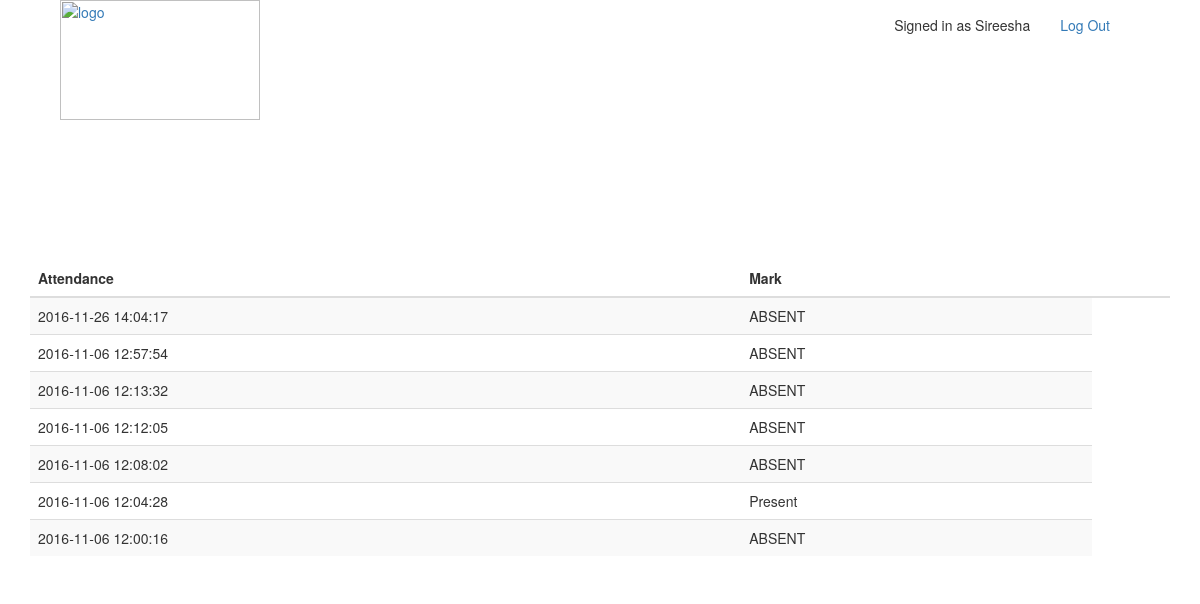
Screenshot of /version2/stuatt1.php?cid=13&fid=1 (signed in) with the database file from the repository.
### tables this page shows
CREATE TABLE IF NOT EXISTS `attendance` (
  `sid` int(11) NOT NULL,
  `cid` int(11) NOT NULL,
  `dt` datetime NOT NULL,
  `mark` varchar(10) NOT NULL,
  `fid` int(11) NOT NULL
);

### version2/stuatt1.php (the view, shortened to what this page needs)
<!DOCTYPE html>
<html>
<head>
    <link rel="stylesheet" href="css/bootstrap.min.css" type="text/css" />
</head>
<body>
  <nav class="container" >
      <div class="">
          <div class="navbar-header">
              <a class="navbar-brand" href="index.php"></a>
          </div>
            	<a href="index.php"><img src="images/logo3.png" width="200px" height="120px" title="logo" /></a>
              <ul class="nav navbar-nav navbar-right">
                  <?php if (isset($_SESSION['usr_id'])) { ?>
                  <li><p class="navbar-text">Signed in as <?php echo $_SESSION['usr_name'];
                  $u=$_SESSION['usr_id'] ;?></p></li>
                  <li><a href="logout.php">Log Out</a></li>
                  <li><a href="login.php"></a></li>
                  <li><a href="register.php"></a></li>
                  <?php } ?>
              </ul>
          </div>
  </nav>
<?php
include_once 'dbconnect.php';
 $u=$_SESSION['usr_id'] ;
 $cid=$_GET['cid'];
$fid=$_GET['fid'];
 $res1=mysqli_query($con,"select * from attendance where sid=$u and cid=$cid and fid=$fid order by dt  desc");
 $t=0;
 if($t==0)
 {
 echo "<div class='container'><table class='table table-striped '>
    <thead>
      <tr>
        <th>Attendance</th>
        <th>Mark<th>
        </tr>
    </thead>
    <tbody>";
 while($name=mysqli_fetch_array($res1))
{
    $cid=$name['cid'];
     $res2=mysqli_query($con,"select * from courses where cid=$cid");
while($name1=mysqli_fetch_array($res2))
{
    $cname=$name['dt'];
 $cid=$name['mark'];
        echo "<tr><td>$cname</td> <td>$cid</td></tr>";
        echo "<br>";
}
}
}
?>
</div>
</body>
</html>

### rows the page displays
attendance: dt "2016-11-26 14:04:17", mark "ABSENT"
attendance: dt "2016-11-06 12:57:54", mark "ABSENT"
attendance: dt "2016-11-06 12:13:32", mark "ABSENT"
attendance: dt "2016-11-06 12:12:05", mark "ABSENT"
attendance: dt "2016-11-06 12:08:02", mark "ABSENT"
attendance: dt "2016-11-06 12:04:28", mark "Present"
attendance: dt "2016-11-06 12:00:16", mark "ABSENT"

### other values shown
$_SESSION['usr_name'] "Sireesha"
